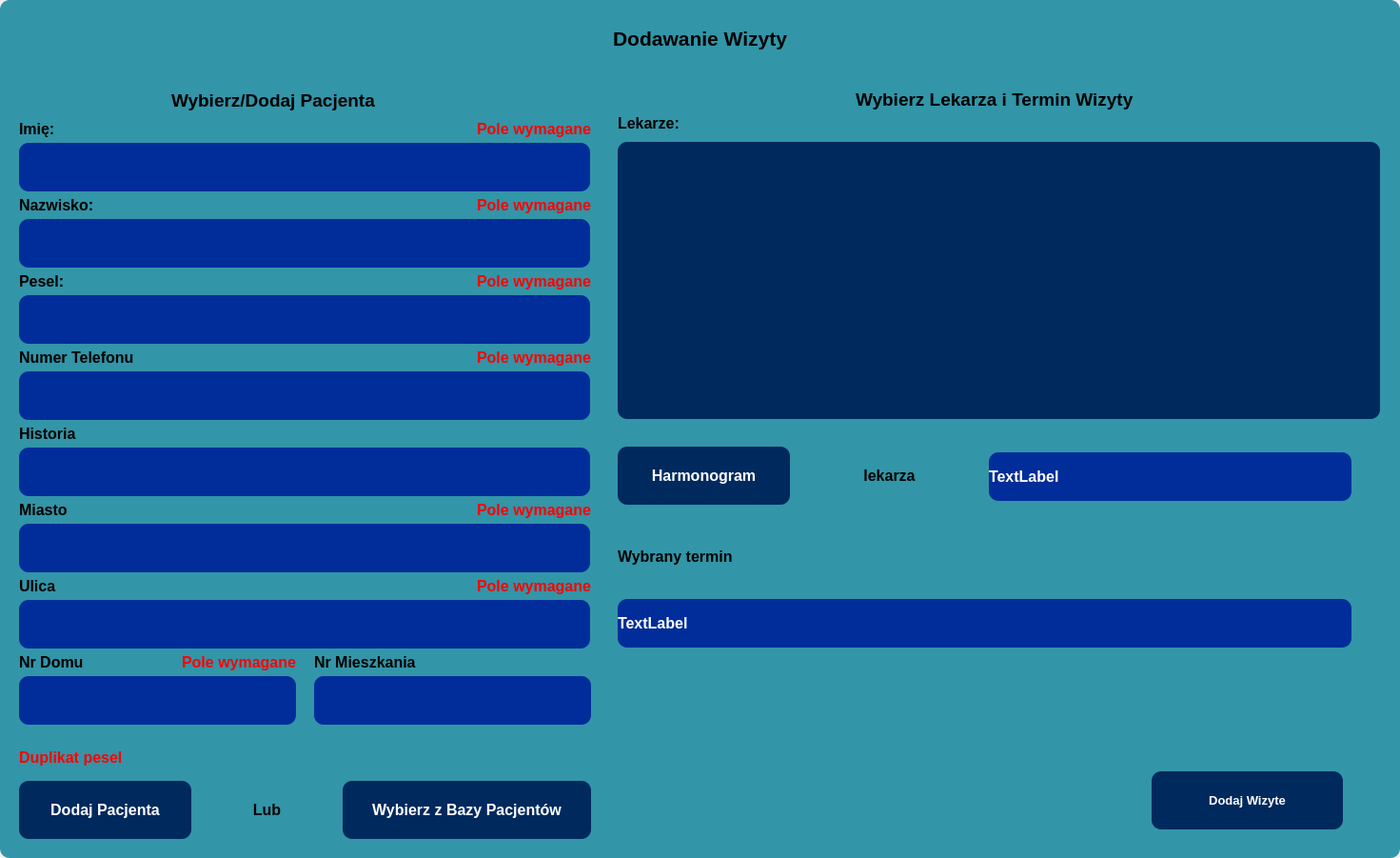
<?xml version="1.0" encoding="UTF-8"?>
<ui version="4.0">
 <class>NewPatient</class>
 <widget class="QWidget" name="NewPatient">
  <property name="geometry">
   <rect>
    <x>0</x>
    <y>0</y>
    <width>1471</width>
    <height>901</height>
   </rect>
  </property>
  <property name="windowTitle">
   <string>Form</string>
  </property>
  <widget class="QFrame" name="mainFrame">
   <property name="geometry">
    <rect>
     <x>0</x>
     <y>0</y>
     <width>1471</width>
     <height>901</height>
    </rect>
   </property>
   <property name="styleSheet">
    <string notr="true">background-color: rgb(50, 149, 168);
border-radius: 10px;</string>
   </property>
   <property name="frameShape">
    <enum>QFrame::Shape::StyledPanel</enum>
   </property>
   <property name="frameShadow">
    <enum>QFrame::Shadow::Raised</enum>
   </property>
   <widget class="QLabel" name="label_17">
    <property name="geometry">
     <rect>
      <x>10</x>
      <y>20</y>
      <width>1451</width>
      <height>41</height>
     </rect>
    </property>
    <property name="font">
     <font>
      <pointsize>16</pointsize>
      <bold>true</bold>
     </font>
    </property>
    <property name="layoutDirection">
     <enum>Qt::LayoutDirection::LeftToRight</enum>
    </property>
    <property name="styleSheet">
     <string notr="true">background-color: rgb(50, 149, 168);</string>
    </property>
    <property name="text">
     <string>Dodawanie Wizyty</string>
    </property>
    <property name="textFormat">
     <enum>Qt::TextFormat::RichText</enum>
    </property>
    <property name="alignment">
     <set>Qt::AlignmentFlag::AlignCenter</set>
    </property>
   </widget>
   <widget class="QLabel" name="label_20">
    <property name="geometry">
     <rect>
      <x>20</x>
      <y>200</y>
      <width>181</width>
      <height>31</height>
     </rect>
    </property>
    <property name="font">
     <font>
      <pointsize>12</pointsize>
      <bold>true</bold>
     </font>
    </property>
    <property name="layoutDirection">
     <enum>Qt::LayoutDirection::LeftToRight</enum>
    </property>
    <property name="styleSheet">
     <string notr="true">background-color: rgb(50, 149, 168);</string>
    </property>
    <property name="text">
     <string>Nazwisko:</string>
    </property>
    <property name="textFormat">
     <enum>Qt::TextFormat::RichText</enum>
    </property>
    <property name="alignment">
     <set>Qt::AlignmentFlag::AlignLeading|Qt::AlignmentFlag::AlignLeft|Qt::AlignmentFlag::AlignVCenter</set>
    </property>
   </widget>
   <widget class="QLabel" name="label_21">
    <property name="geometry">
     <rect>
      <x>20</x>
      <y>120</y>
      <width>181</width>
      <height>31</height>
     </rect>
    </property>
    <property name="font">
     <font>
      <pointsize>12</pointsize>
      <bold>true</bold>
     </font>
    </property>
    <property name="layoutDirection">
     <enum>Qt::LayoutDirection::LeftToRight</enum>
    </property>
    <property name="styleSheet">
     <string notr="true">background-color: rgb(50, 149, 168);</string>
    </property>
    <property name="text">
     <string>Imię:</string>
    </property>
    <property name="textFormat">
     <enum>Qt::TextFormat::RichText</enum>
    </property>
    <property name="alignment">
     <set>Qt::AlignmentFlag::AlignLeading|Qt::AlignmentFlag::AlignLeft|Qt::AlignmentFlag::AlignVCenter</set>
    </property>
   </widget>
   <widget class="QLabel" name="label_23">
    <property name="geometry">
     <rect>
      <x>20</x>
      <y>280</y>
      <width>181</width>
      <height>31</height>
     </rect>
    </property>
    <property name="font">
     <font>
      <pointsize>12</pointsize>
      <bold>true</bold>
     </font>
    </property>
    <property name="layoutDirection">
     <enum>Qt::LayoutDirection::LeftToRight</enum>
    </property>
    <property name="styleSheet">
     <string notr="true">background-color: rgb(50, 149, 168);</string>
    </property>
    <property name="text">
     <string>Pesel:</string>
    </property>
    <property name="textFormat">
     <enum>Qt::TextFormat::RichText</enum>
    </property>
    <property name="alignment">
     <set>Qt::AlignmentFlag::AlignLeading|Qt::AlignmentFlag::AlignLeft|Qt::AlignmentFlag::AlignVCenter</set>
    </property>
   </widget>
   <widget class="QPushButton" name="confirmButton">
    <property name="geometry">
     <rect>
      <x>1210</x>
      <y>810</y>
      <width>201</width>
      <height>61</height>
     </rect>
    </property>
    <property name="font">
     <font>
      <pointsize>10</pointsize>
      <bold>true</bold>
     </font>
    </property>
    <property name="mouseTracking">
     <bool>true</bool>
    </property>
    <property name="styleSheet">
     <string notr="true">background-color: rgb(0, 41, 94);
border-radius: 10px;
color: white;</string>
    </property>
    <property name="text">
     <string>Dodaj Wizyte</string>
    </property>
   </widget>
   <widget class="QLineEdit" name="patName">
    <property name="geometry">
     <rect>
      <x>20</x>
      <y>150</y>
      <width>600</width>
      <height>51</height>
     </rect>
    </property>
    <property name="styleSheet">
     <string notr="true">background-color: rgb(0, 45, 154);
border-radius: 10px;
color: white;</string>
    </property>
   </widget>
   <widget class="QLineEdit" name="patPesel">
    <property name="geometry">
     <rect>
      <x>20</x>
      <y>310</y>
      <width>600</width>
      <height>51</height>
     </rect>
    </property>
    <property name="styleSheet">
     <string notr="true">background-color: rgb(0, 45, 154);
border-radius: 10px;
color: white;</string>
    </property>
   </widget>
   <widget class="QLineEdit" name="patSurname">
    <property name="geometry">
     <rect>
      <x>20</x>
      <y>230</y>
      <width>600</width>
      <height>51</height>
     </rect>
    </property>
    <property name="styleSheet">
     <string notr="true">background-color: rgb(0, 45, 154);
border-radius: 10px;
color: white;</string>
    </property>
   </widget>
   <widget class="QPushButton" name="dbButton">
    <property name="geometry">
     <rect>
      <x>360</x>
      <y>820</y>
      <width>261</width>
      <height>61</height>
     </rect>
    </property>
    <property name="font">
     <font>
      <pointsize>12</pointsize>
      <bold>true</bold>
     </font>
    </property>
    <property name="mouseTracking">
     <bool>true</bool>
    </property>
    <property name="styleSheet">
     <string notr="true">background-color: rgb(0, 41, 94);
border-radius: 10px;
color: white;
</string>
    </property>
    <property name="text">
     <string>Wybierz z Bazy Pacjentów</string>
    </property>
   </widget>
   <widget class="QLabel" name="label_27">
    <property name="geometry">
     <rect>
      <x>20</x>
      <y>360</y>
      <width>181</width>
      <height>31</height>
     </rect>
    </property>
    <property name="font">
     <font>
      <pointsize>12</pointsize>
      <bold>true</bold>
     </font>
    </property>
    <property name="layoutDirection">
     <enum>Qt::LayoutDirection::LeftToRight</enum>
    </property>
    <property name="styleSheet">
     <string notr="true">background-color: rgb(50, 149, 168);</string>
    </property>
    <property name="text">
     <string>Numer Telefonu</string>
    </property>
    <property name="textFormat">
     <enum>Qt::TextFormat::RichText</enum>
    </property>
    <property name="alignment">
     <set>Qt::AlignmentFlag::AlignLeading|Qt::AlignmentFlag::AlignLeft|Qt::AlignmentFlag::AlignVCenter</set>
    </property>
   </widget>
   <widget class="QLabel" name="label_28">
    <property name="geometry">
     <rect>
      <x>20</x>
      <y>520</y>
      <width>211</width>
      <height>31</height>
     </rect>
    </property>
    <property name="font">
     <font>
      <pointsize>12</pointsize>
      <bold>true</bold>
     </font>
    </property>
    <property name="layoutDirection">
     <enum>Qt::LayoutDirection::LeftToRight</enum>
    </property>
    <property name="styleSheet">
     <string notr="true">background-color: rgb(50, 149, 168);</string>
    </property>
    <property name="text">
     <string>Miasto</string>
    </property>
    <property name="textFormat">
     <enum>Qt::TextFormat::RichText</enum>
    </property>
    <property name="alignment">
     <set>Qt::AlignmentFlag::AlignLeading|Qt::AlignmentFlag::AlignLeft|Qt::AlignmentFlag::AlignVCenter</set>
    </property>
   </widget>
   <widget class="QLineEdit" name="patHistory">
    <property name="geometry">
     <rect>
      <x>20</x>
      <y>470</y>
      <width>600</width>
      <height>51</height>
     </rect>
    </property>
    <property name="styleSheet">
     <string notr="true">background-color: rgb(0, 45, 154);
border-radius: 10px;
color: white;</string>
    </property>
   </widget>
   <widget class="QLineEdit" name="patPhone">
    <property name="geometry">
     <rect>
      <x>20</x>
      <y>390</y>
      <width>600</width>
      <height>51</height>
     </rect>
    </property>
    <property name="styleSheet">
     <string notr="true">background-color: rgb(0, 45, 154);
border-radius: 10px;
color: white;</string>
    </property>
   </widget>
   <widget class="QPushButton" name="addNewButton">
    <property name="geometry">
     <rect>
      <x>20</x>
      <y>820</y>
      <width>181</width>
      <height>61</height>
     </rect>
    </property>
    <property name="font">
     <font>
      <pointsize>12</pointsize>
      <bold>true</bold>
     </font>
    </property>
    <property name="mouseTracking">
     <bool>true</bool>
    </property>
    <property name="styleSheet">
     <string notr="true">background-color: rgb(0, 41, 94);
border-radius: 10px;
color: white;
</string>
    </property>
    <property name="text">
     <string>Dodaj Pacjenta</string>
    </property>
   </widget>
   <widget class="QLabel" name="label">
    <property name="geometry">
     <rect>
      <x>210</x>
      <y>830</y>
      <width>141</width>
      <height>41</height>
     </rect>
    </property>
    <property name="font">
     <font>
      <pointsize>12</pointsize>
      <bold>true</bold>
     </font>
    </property>
    <property name="layoutDirection">
     <enum>Qt::LayoutDirection::LeftToRight</enum>
    </property>
    <property name="text">
     <string>Lub</string>
    </property>
    <property name="alignment">
     <set>Qt::AlignmentFlag::AlignCenter</set>
    </property>
    <property name="wordWrap">
     <bool>false</bool>
    </property>
   </widget>
   <widget class="QLabel" name="label_3">
    <property name="geometry">
     <rect>
      <x>180</x>
      <y>90</y>
      <width>271</width>
      <height>31</height>
     </rect>
    </property>
    <property name="font">
     <font>
      <pointsize>14</pointsize>
      <bold>true</bold>
     </font>
    </property>
    <property name="text">
     <string>Wybierz/Dodaj Pacjenta</string>
    </property>
   </widget>
   <widget class="QLineEdit" name="patCity">
    <property name="geometry">
     <rect>
      <x>20</x>
      <y>550</y>
      <width>600</width>
      <height>51</height>
     </rect>
    </property>
    <property name="styleSheet">
     <string notr="true">background-color: rgb(0, 45, 154);
border-radius: 10px;
color: white;</string>
    </property>
   </widget>
   <widget class="QLineEdit" name="patStreet">
    <property name="geometry">
     <rect>
      <x>20</x>
      <y>630</y>
      <width>600</width>
      <height>51</height>
     </rect>
    </property>
    <property name="styleSheet">
     <string notr="true">background-color: rgb(0, 45, 154);
border-radius: 10px;
color: white;</string>
    </property>
   </widget>
   <widget class="QLabel" name="label_29">
    <property name="geometry">
     <rect>
      <x>20</x>
      <y>600</y>
      <width>211</width>
      <height>31</height>
     </rect>
    </property>
    <property name="font">
     <font>
      <pointsize>12</pointsize>
      <bold>true</bold>
     </font>
    </property>
    <property name="layoutDirection">
     <enum>Qt::LayoutDirection::LeftToRight</enum>
    </property>
    <property name="styleSheet">
     <string notr="true">background-color: rgb(50, 149, 168);</string>
    </property>
    <property name="text">
     <string>Ulica</string>
    </property>
    <property name="textFormat">
     <enum>Qt::TextFormat::RichText</enum>
    </property>
    <property name="alignment">
     <set>Qt::AlignmentFlag::AlignLeading|Qt::AlignmentFlag::AlignLeft|Qt::AlignmentFlag::AlignVCenter</set>
    </property>
   </widget>
   <widget class="QLabel" name="label_30">
    <property name="geometry">
     <rect>
      <x>20</x>
      <y>440</y>
      <width>211</width>
      <height>31</height>
     </rect>
    </property>
    <property name="font">
     <font>
      <pointsize>12</pointsize>
      <bold>true</bold>
     </font>
    </property>
    <property name="layoutDirection">
     <enum>Qt::LayoutDirection::LeftToRight</enum>
    </property>
    <property name="styleSheet">
     <string notr="true">background-color: rgb(50, 149, 168);</string>
    </property>
    <property name="text">
     <string>Historia</string>
    </property>
    <property name="textFormat">
     <enum>Qt::TextFormat::RichText</enum>
    </property>
    <property name="alignment">
     <set>Qt::AlignmentFlag::AlignLeading|Qt::AlignmentFlag::AlignLeft|Qt::AlignmentFlag::AlignVCenter</set>
    </property>
   </widget>
   <widget class="QLineEdit" name="patHouse">
    <property name="geometry">
     <rect>
      <x>20</x>
      <y>710</y>
      <width>291</width>
      <height>51</height>
     </rect>
    </property>
    <property name="styleSheet">
     <string notr="true">background-color: rgb(0, 45, 154);
border-radius: 10px;
color: white;</string>
    </property>
   </widget>
   <widget class="QLineEdit" name="patApartment">
    <property name="geometry">
     <rect>
      <x>330</x>
      <y>710</y>
      <width>291</width>
      <height>51</height>
     </rect>
    </property>
    <property name="styleSheet">
     <string notr="true">background-color: rgb(0, 45, 154);
border-radius: 10px;
color: white;</string>
    </property>
   </widget>
   <widget class="QLabel" name="label_33">
    <property name="geometry">
     <rect>
      <x>20</x>
      <y>680</y>
      <width>151</width>
      <height>31</height>
     </rect>
    </property>
    <property name="font">
     <font>
      <pointsize>12</pointsize>
      <bold>true</bold>
     </font>
    </property>
    <property name="layoutDirection">
     <enum>Qt::LayoutDirection::LeftToRight</enum>
    </property>
    <property name="styleSheet">
     <string notr="true">background-color: rgb(50, 149, 168);</string>
    </property>
    <property name="text">
     <string>Nr Domu</string>
    </property>
    <property name="textFormat">
     <enum>Qt::TextFormat::RichText</enum>
    </property>
    <property name="alignment">
     <set>Qt::AlignmentFlag::AlignLeading|Qt::AlignmentFlag::AlignLeft|Qt::AlignmentFlag::AlignVCenter</set>
    </property>
   </widget>
   <widget class="QLabel" name="label_34">
    <property name="geometry">
     <rect>
      <x>330</x>
      <y>680</y>
      <width>211</width>
      <height>31</height>
     </rect>
    </property>
    <property name="font">
     <font>
      <pointsize>12</pointsize>
      <bold>true</bold>
     </font>
    </property>
    <property name="layoutDirection">
     <enum>Qt::LayoutDirection::LeftToRight</enum>
    </property>
    <property name="styleSheet">
     <string notr="true">background-color: rgb(50, 149, 168);</string>
    </property>
    <property name="text">
     <string>Nr Mieszkania</string>
    </property>
    <property name="textFormat">
     <enum>Qt::TextFormat::RichText</enum>
    </property>
    <property name="alignment">
     <set>Qt::AlignmentFlag::AlignLeading|Qt::AlignmentFlag::AlignLeft|Qt::AlignmentFlag::AlignVCenter</set>
    </property>
   </widget>
   <widget class="QLabel" name="patNameErr">
    <property name="geometry">
     <rect>
      <x>410</x>
      <y>120</y>
      <width>211</width>
      <height>31</height>
     </rect>
    </property>
    <property name="font">
     <font>
      <pointsize>12</pointsize>
      <bold>true</bold>
     </font>
    </property>
    <property name="layoutDirection">
     <enum>Qt::LayoutDirection::LeftToRight</enum>
    </property>
    <property name="styleSheet">
     <string notr="true">background-color: rgb(50, 149, 168);
color: red;</string>
    </property>
    <property name="text">
     <string>Pole wymagane</string>
    </property>
    <property name="textFormat">
     <enum>Qt::TextFormat::RichText</enum>
    </property>
    <property name="alignment">
     <set>Qt::AlignmentFlag::AlignRight|Qt::AlignmentFlag::AlignTrailing|Qt::AlignmentFlag::AlignVCenter</set>
    </property>
   </widget>
   <widget class="QLabel" name="patPeselErr">
    <property name="geometry">
     <rect>
      <x>410</x>
      <y>280</y>
      <width>211</width>
      <height>31</height>
     </rect>
    </property>
    <property name="font">
     <font>
      <pointsize>12</pointsize>
      <bold>true</bold>
     </font>
    </property>
    <property name="layoutDirection">
     <enum>Qt::LayoutDirection::LeftToRight</enum>
    </property>
    <property name="styleSheet">
     <string notr="true">color:red;
background-color: rgb(50, 149, 168);</string>
    </property>
    <property name="text">
     <string>Pole wymagane</string>
    </property>
    <property name="textFormat">
     <enum>Qt::TextFormat::RichText</enum>
    </property>
    <property name="alignment">
     <set>Qt::AlignmentFlag::AlignRight|Qt::AlignmentFlag::AlignTrailing|Qt::AlignmentFlag::AlignVCenter</set>
    </property>
   </widget>
   <widget class="QLabel" name="patSurnameErr">
    <property name="geometry">
     <rect>
      <x>410</x>
      <y>200</y>
      <width>211</width>
      <height>31</height>
     </rect>
    </property>
    <property name="font">
     <font>
      <pointsize>12</pointsize>
      <bold>true</bold>
     </font>
    </property>
    <property name="layoutDirection">
     <enum>Qt::LayoutDirection::LeftToRight</enum>
    </property>
    <property name="styleSheet">
     <string notr="true">color:red;
background-color: rgb(50, 149, 168);</string>
    </property>
    <property name="text">
     <string>Pole wymagane</string>
    </property>
    <property name="textFormat">
     <enum>Qt::TextFormat::RichText</enum>
    </property>
    <property name="alignment">
     <set>Qt::AlignmentFlag::AlignRight|Qt::AlignmentFlag::AlignTrailing|Qt::AlignmentFlag::AlignVCenter</set>
    </property>
   </widget>
   <widget class="QLabel" name="patPhoneErr">
    <property name="geometry">
     <rect>
      <x>410</x>
      <y>360</y>
      <width>211</width>
      <height>31</height>
     </rect>
    </property>
    <property name="font">
     <font>
      <pointsize>12</pointsize>
      <bold>true</bold>
     </font>
    </property>
    <property name="layoutDirection">
     <enum>Qt::LayoutDirection::LeftToRight</enum>
    </property>
    <property name="styleSheet">
     <string notr="true">color:red;
background-color: rgb(50, 149, 168);</string>
    </property>
    <property name="text">
     <string>Pole wymagane</string>
    </property>
    <property name="textFormat">
     <enum>Qt::TextFormat::RichText</enum>
    </property>
    <property name="alignment">
     <set>Qt::AlignmentFlag::AlignRight|Qt::AlignmentFlag::AlignTrailing|Qt::AlignmentFlag::AlignVCenter</set>
    </property>
   </widget>
   <widget class="QLabel" name="patCityErr">
    <property name="geometry">
     <rect>
      <x>410</x>
      <y>520</y>
      <width>211</width>
      <height>31</height>
     </rect>
    </property>
    <property name="font">
     <font>
      <pointsize>12</pointsize>
      <bold>true</bold>
     </font>
    </property>
    <property name="layoutDirection">
     <enum>Qt::LayoutDirection::LeftToRight</enum>
    </property>
    <property name="styleSheet">
     <string notr="true">color:red;
background-color: rgb(50, 149, 168);</string>
    </property>
    <property name="text">
     <string>Pole wymagane</string>
    </property>
    <property name="textFormat">
     <enum>Qt::TextFormat::RichText</enum>
    </property>
    <property name="alignment">
     <set>Qt::AlignmentFlag::AlignRight|Qt::AlignmentFlag::AlignTrailing|Qt::AlignmentFlag::AlignVCenter</set>
    </property>
   </widget>
   <widget class="QLabel" name="patStreetErr">
    <property name="geometry">
     <rect>
      <x>410</x>
      <y>600</y>
      <width>211</width>
      <height>31</height>
     </rect>
    </property>
    <property name="font">
     <font>
      <pointsize>12</pointsize>
      <bold>true</bold>
     </font>
    </property>
    <property name="layoutDirection">
     <enum>Qt::LayoutDirection::LeftToRight</enum>
    </property>
    <property name="styleSheet">
     <string notr="true">color:red;
background-color: rgb(50, 149, 168);</string>
    </property>
    <property name="text">
     <string>Pole wymagane</string>
    </property>
    <property name="textFormat">
     <enum>Qt::TextFormat::RichText</enum>
    </property>
    <property name="alignment">
     <set>Qt::AlignmentFlag::AlignRight|Qt::AlignmentFlag::AlignTrailing|Qt::AlignmentFlag::AlignVCenter</set>
    </property>
   </widget>
   <widget class="QLabel" name="patHouseErr">
    <property name="geometry">
     <rect>
      <x>180</x>
      <y>680</y>
      <width>131</width>
      <height>31</height>
     </rect>
    </property>
    <property name="font">
     <font>
      <pointsize>12</pointsize>
      <bold>true</bold>
     </font>
    </property>
    <property name="layoutDirection">
     <enum>Qt::LayoutDirection::LeftToRight</enum>
    </property>
    <property name="styleSheet">
     <string notr="true">color:red;
background-color: rgb(50, 149, 168);</string>
    </property>
    <property name="text">
     <string>Pole wymagane</string>
    </property>
    <property name="textFormat">
     <enum>Qt::TextFormat::RichText</enum>
    </property>
    <property name="alignment">
     <set>Qt::AlignmentFlag::AlignRight|Qt::AlignmentFlag::AlignTrailing|Qt::AlignmentFlag::AlignVCenter</set>
    </property>
   </widget>
   <widget class="QLabel" name="patPeselDuplicate">
    <property name="geometry">
     <rect>
      <x>20</x>
      <y>780</y>
      <width>211</width>
      <height>31</height>
     </rect>
    </property>
    <property name="font">
     <font>
      <pointsize>12</pointsize>
      <bold>true</bold>
     </font>
    </property>
    <property name="layoutDirection">
     <enum>Qt::LayoutDirection::LeftToRight</enum>
    </property>
    <property name="styleSheet">
     <string notr="true">color:red;
background-color: rgb(50, 149, 168);</string>
    </property>
    <property name="text">
     <string>Duplikat pesel</string>
    </property>
    <property name="textFormat">
     <enum>Qt::TextFormat::RichText</enum>
    </property>
    <property name="alignment">
     <set>Qt::AlignmentFlag::AlignLeading|Qt::AlignmentFlag::AlignLeft|Qt::AlignmentFlag::AlignVCenter</set>
    </property>
   </widget>
   <widget class="QFrame" name="houdini">
    <property name="geometry">
     <rect>
      <x>639</x>
      <y>79</y>
      <width>821</width>
      <height>701</height>
     </rect>
    </property>
    <property name="frameShape">
     <enum>QFrame::Shape::StyledPanel</enum>
    </property>
    <property name="frameShadow">
     <enum>QFrame::Shadow::Raised</enum>
    </property>
    <widget class="QLabel" name="label_26">
     <property name="geometry">
      <rect>
       <x>10</x>
       <y>490</y>
       <width>181</width>
       <height>31</height>
      </rect>
     </property>
     <property name="font">
      <font>
       <pointsize>12</pointsize>
       <bold>true</bold>
      </font>
     </property>
     <property name="layoutDirection">
      <enum>Qt::LayoutDirection::LeftToRight</enum>
     </property>
     <property name="styleSheet">
      <string notr="true">background-color: rgb(50, 149, 168);</string>
     </property>
     <property name="text">
      <string>Wybrany termin</string>
     </property>
     <property name="textFormat">
      <enum>Qt::TextFormat::RichText</enum>
     </property>
     <property name="alignment">
      <set>Qt::AlignmentFlag::AlignLeading|Qt::AlignmentFlag::AlignLeft|Qt::AlignmentFlag::AlignVCenter</set>
     </property>
    </widget>
    <widget class="QLabel" name="dateTime">
     <property name="geometry">
      <rect>
       <x>10</x>
       <y>550</y>
       <width>771</width>
       <height>51</height>
      </rect>
     </property>
     <property name="font">
      <font>
       <pointsize>12</pointsize>
       <bold>true</bold>
      </font>
     </property>
     <property name="styleSheet">
      <string notr="true">background-color: rgb(0, 45, 154);
color: white;</string>
     </property>
     <property name="text">
      <string>TextLabel</string>
     </property>
    </widget>
    <widget class="QFrame" name="frame_7">
     <property name="geometry">
      <rect>
       <x>10</x>
       <y>70</y>
       <width>801</width>
       <height>291</height>
      </rect>
     </property>
     <property name="styleSheet">
      <string notr="true">background-color: rgb(0, 41, 94);</string>
     </property>
     <property name="frameShape">
      <enum>QFrame::Shape::StyledPanel</enum>
     </property>
     <property name="frameShadow">
      <enum>QFrame::Shadow::Raised</enum>
     </property>
     <widget class="QScrollArea" name="scrollArea">
      <property name="geometry">
       <rect>
        <x>9</x>
        <y>9</y>
        <width>781</width>
        <height>271</height>
       </rect>
      </property>
      <property name="widgetResizable">
       <bool>true</bool>
      </property>
      <widget class="QWidget" name="docList">
       <property name="geometry">
        <rect>
         <x>0</x>
         <y>0</y>
         <width>781</width>
         <height>271</height>
        </rect>
       </property>
      </widget>
     </widget>
    </widget>
    <widget class="QLabel" name="label_25">
     <property name="geometry">
      <rect>
       <x>10</x>
       <y>40</y>
       <width>181</width>
       <height>21</height>
      </rect>
     </property>
     <property name="font">
      <font>
       <pointsize>12</pointsize>
       <bold>true</bold>
      </font>
     </property>
     <property name="layoutDirection">
      <enum>Qt::LayoutDirection::LeftToRight</enum>
     </property>
     <property name="styleSheet">
      <string notr="true">background-color: rgb(50, 149, 168);</string>
     </property>
     <property name="text">
      <string>Lekarze:</string>
     </property>
     <property name="textFormat">
      <enum>Qt::TextFormat::RichText</enum>
     </property>
     <property name="alignment">
      <set>Qt::AlignmentFlag::AlignLeading|Qt::AlignmentFlag::AlignLeft|Qt::AlignmentFlag::AlignVCenter</set>
     </property>
    </widget>
    <widget class="QLabel" name="label_2">
     <property name="geometry">
      <rect>
       <x>210</x>
       <y>400</y>
       <width>171</width>
       <height>41</height>
      </rect>
     </property>
     <property name="font">
      <font>
       <pointsize>12</pointsize>
       <bold>true</bold>
      </font>
     </property>
     <property name="text">
      <string>lekarza</string>
     </property>
     <property name="alignment">
      <set>Qt::AlignmentFlag::AlignCenter</set>
     </property>
    </widget>
    <widget class="QLabel" name="label_4">
     <property name="geometry">
      <rect>
       <x>260</x>
       <y>10</y>
       <width>321</width>
       <height>31</height>
      </rect>
     </property>
     <property name="font">
      <font>
       <pointsize>14</pointsize>
       <bold>true</bold>
      </font>
     </property>
     <property name="text">
      <string>Wybierz Lekarza i Termin Wizyty</string>
     </property>
    </widget>
    <widget class="QPushButton" name="scheduleButton">
     <property name="geometry">
      <rect>
       <x>10</x>
       <y>390</y>
       <width>181</width>
       <height>61</height>
      </rect>
     </property>
     <property name="font">
      <font>
       <pointsize>12</pointsize>
       <bold>true</bold>
      </font>
     </property>
     <property name="mouseTracking">
      <bool>true</bool>
     </property>
     <property name="styleSheet">
      <string notr="true">background-color: rgb(0, 41, 94);
border-radius: 10px;
color: white;
</string>
     </property>
     <property name="text">
      <string>Harmonogram</string>
     </property>
    </widget>
    <widget class="QLabel" name="doctorLabel">
     <property name="geometry">
      <rect>
       <x>400</x>
       <y>396</y>
       <width>381</width>
       <height>51</height>
      </rect>
     </property>
     <property name="font">
      <font>
       <pointsize>12</pointsize>
       <bold>true</bold>
      </font>
     </property>
     <property name="styleSheet">
      <string notr="true">background-color: rgb(0, 45, 154);
color: white;</string>
     </property>
     <property name="text">
      <string>TextLabel</string>
     </property>
    </widget>
   </widget>
   <zorder>label_17</zorder>
   <zorder>label_20</zorder>
   <zorder>label_21</zorder>
   <zorder>label_23</zorder>
   <zorder>confirmButton</zorder>
   <zorder>dbButton</zorder>
   <zorder>label_27</zorder>
   <zorder>label_28</zorder>
   <zorder>addNewButton</zorder>
   <zorder>label</zorder>
   <zorder>label_3</zorder>
   <zorder>label_29</zorder>
   <zorder>label_30</zorder>
   <zorder>label_33</zorder>
   <zorder>label_34</zorder>
   <zorder>patApartment</zorder>
   <zorder>patNameErr</zorder>
   <zorder>patPeselErr</zorder>
   <zorder>patSurnameErr</zorder>
   <zorder>patPhoneErr</zorder>
   <zorder>patCityErr</zorder>
   <zorder>patStreetErr</zorder>
   <zorder>patHouseErr</zorder>
   <zorder>patHouse</zorder>
   <zorder>patStreet</zorder>
   <zorder>patCity</zorder>
   <zorder>patPhone</zorder>
   <zorder>patPesel</zorder>
   <zorder>patSurname</zorder>
   <zorder>patName</zorder>
   <zorder>patHistory</zorder>
   <zorder>patPeselDuplicate</zorder>
   <zorder>houdini</zorder>
  </widget>
 </widget>
 <resources/>
 <connections/>
</ui>
